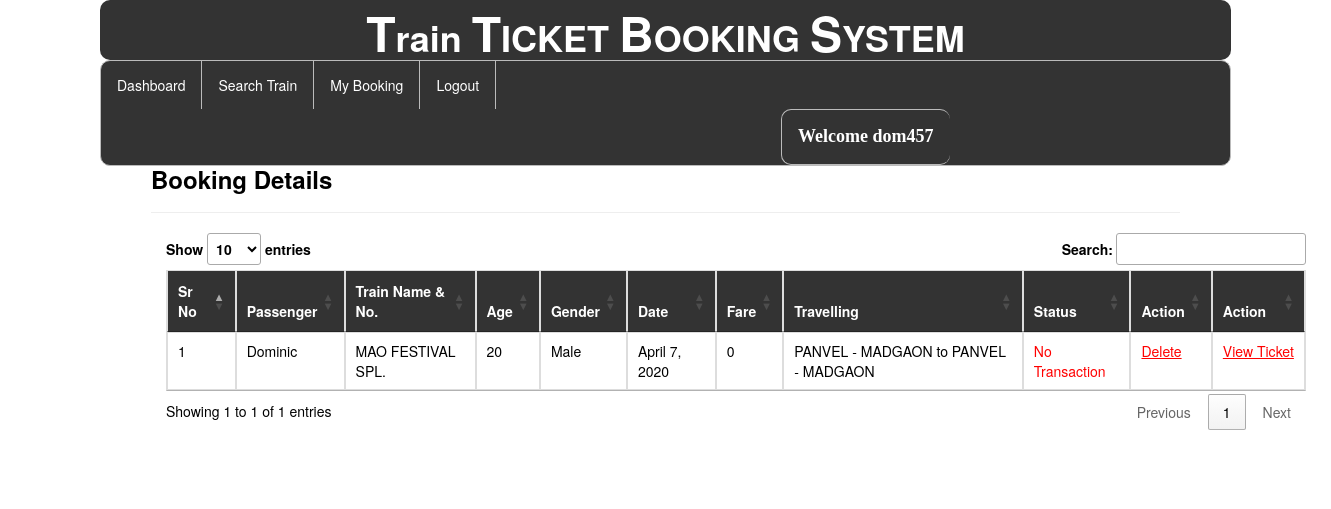
The page /my_booking/ (signed in) on the database its author committed.
### railway/models.py (models this page shows, shortened)
class Passenger(models.Model):
    user = models.ForeignKey(Register,on_delete=models.CASCADE,null=True)
    train = models.ForeignKey(Add_Train,on_delete=models.CASCADE,null=True)
    name = models.CharField(max_length=100,null=True)
    age = models.IntegerField(null=True)
    gender = models.CharField(max_length=30,null=True)
    route=models.CharField(max_length=100,null=True)
    status = models.CharField(max_length=30,null=True)
    date1 = models.DateField(null=True)
    fare = models.IntegerField(null=True)

class Add_Train(models.Model):
    trainname = models.CharField(max_length=30,null=True)
    train_no = models.IntegerField(null=True)
    from_city = models.CharField(max_length=30,null=True)
    to_city = models.CharField(max_length=30,null=True)
    departuretime=models.CharField(max_length=30,null=True)
    arrivaltime=models.CharField(max_length=30,null=True)
    trevaltime=models.CharField(max_length=100,null=True)
    distance=models.IntegerField(null=True)
    img=models.FileField(null=True)

### railway/views.py (the view)
# urls.py: path('my_booking/',my_booking,name="my_booking"),
def my_booking(request):
    if not request.user.is_authenticated:
        return redirect('login')
    user2 = User.objects.filter(username=request.user.username).get()
    user1 = Register.objects.filter(user=user2).get()
    pro = Passenger.objects.filter(user=user1)
    book = Book_ticket.objects.filter(user=user1)
    d = {'user':user1,'pro':pro,'book':book}
    return render(request,'my_booking.html',d)

### railway/templates/my_booking.html (shortened to what this page needs)
{% extends 'navigation2.html' %}
{% load static %}
{% block b %}
<div style="color:Black;border:1px solid white;border-radius:8px;background-color:white;padding:50px">
        <h3><strong>Booking Details</strong></h3><hr>
<div class="container">
<table class="table table-bordered" id="myTable">
  <thead style="color:white;background-color:#333">
  <tr>
    <th>Sr No</th>
    <th>Passenger</th>
      <th>Train Name & No.</th>
      <th>Age</th>
    <th>Gender</th>
    <th>Date</th>
       <th>Fare</th>
       <th>Travelling</th>
       <th>Status</th>
    <th>Action</th>
     <th>Action</th>
  </tr>
  </thead>
   <tbody>
    {% for i in pro %}
  <tr>
    <td>{{forloop.counter}}</td>
    <td>{{i.name}}</td>
    <td>{{i.train.trainname}}. {{i.train.tran_no}}</td>
      <td>{{i.age}}</td>
      <td>{{i.gender}}</td>
      <td>{{i.date1}}</td>
      <td>{{i.fare}}</td>
      <td>{{i.route}}</td>
      {% if i.status == 'set' %}
      <td style="color:green">Booking Confirmed</td>
      {% else %}
      <td style="color:red">No Transaction</td>
      {% endif %}
    <td><a href="{% url 'delte_my_booking' i.id %}" style="color:red"><u>Delete</u></a>
    <td><a href="{% url 'view_ticket' i.id %}" style="color:red"><u>View&nbsp;Ticket</u></a>
    </td>
  </tr>
    {% endfor %}
    </tbody>
</table>
 </div>
</div>
{% endblock %}

### railway/templates/navigation2.html (shortened to what this page needs)
{% extends 'head.html' %}
{% load static %}
{% block body %}
<link rel = stylesheet href = "//cdn.datatables.net/1.10.19/css/jquery.dataTables.min.css">
<ul class="id2">
  <li class="id1"><a href="{% url 'dashboard' %}">Dashboard</a></li>
  <li class="id1"><a href="{% url 'search_train' %}">Search Train</a></li>
  <li class="id1"><a href="{% url 'my_booking' %}">My Booking</a></li>
  <li class="id1"><a href="{% url 'log_out' %}">Logout</a></li>
    <li class="id2" style="margin-left:680px"><a href="" style="color:white"><strong style="font-size:18px;font-family:cursive">Welcome {{request.user.username}}</strong></a></li>
</ul>
{% block b %}
{% endblock %}
{% endblock %}

### railway/templates/navigation2.html (style rules this page uses)
.id2 { list-style-type: none; margin: 0; padding: 0; overflow: hidden; background-color: #333; border-radius:10px; border:1px solid #bbb; }
.id1 { float: left; border-right:1px solid #bbb; }
.id2 { float: left; border-left:1px solid #bbb; }
li:last-child { border-right: none; }
li a { display: block; color: white; text-align: center; padding: 14px 16px; text-decoration: none; }

### rows shown on the page
Passenger: name "Dominic", train.trainname "MAO FESTIVAL SPL", age "20", gender "Male", date1 "April 7, 2020", fare "0", route "PANVEL - MADGAON to PANVEL - MADGAON", shows "No Transaction"

### other values the page prints
{{ request.user.username }} "dom457"
